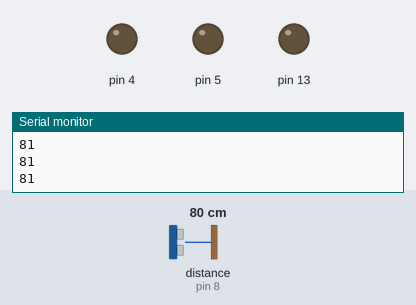
The sketch below on a simulated Arduino Uno, built with avr-gcc and run on an emulated ATmega328P. Parts: output pins drawn as LEDs (lit = HIGH), the last lines printed to the serial monitor. The test bench sets the inputs (shaded band); at power-on: distance to the obstacle (sensor on pin 8) 80 cm. The echo pulse lasts 58.3 µs per cm.

Above: at 1.2 s.
1.3 s: distance to the obstacle (sensor on pin 8) set to 17 cm
2.8 s: distance to the obstacle (sensor on pin 8) set to 14 cm
At 3.5 s:
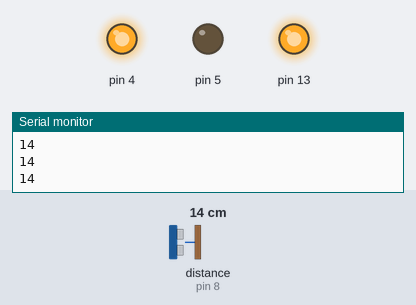
4.3 s: distance to the obstacle (sensor on pin 8) set to 18 cm
At 4.7 s:
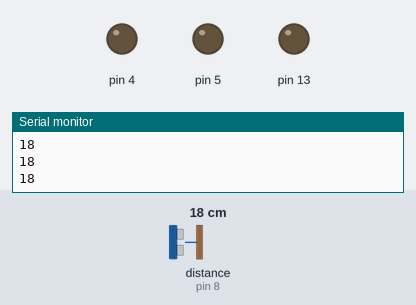
5.8 s: distance to the obstacle (sensor on pin 8) set to 2 cm
At 6.9 s:
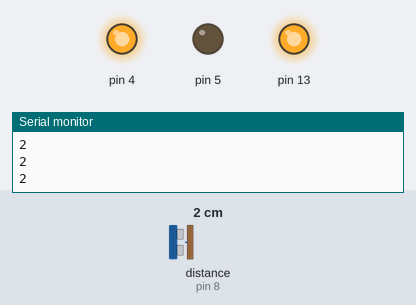
Timing chart, 0 to 8.3 s (numbered marks = the images above; inputs shaded):
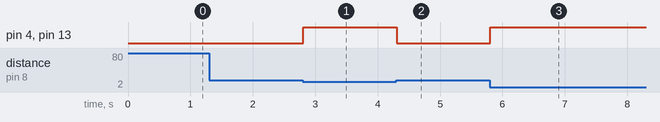

The sketch:

blind_man_s_stick_code.ino
```cpp
//buzzer d13
//led d4, d5

#include <NewPing.h>

#define TRIGGER_PIN  7
#define ECHO_PIN     8
#define MAX_DISTANCE 200

NewPing sonar(TRIGGER_PIN, ECHO_PIN, MAX_DISTANCE);
int dist = sonar.ping_cm();
void setup() {
  Serial.begin(9600);
  pinMode(13,OUTPUT);
  pinMode(4,OUTPUT);
  pinMode(5,OUTPUT);
}

void loop() {
  dist = sonar.ping_cm();
  Serial.println(dist);
  if (dist>0 && dist <=15)
  {
    digitalWrite(13,HIGH);
    digitalWrite(4,HIGH);
    digitalWrite(5,LOW);
  }
  else
  {
    digitalWrite(13,LOW);
    digitalWrite(4,LOW);
    digitalWrite(5,LOW);
  }
}
```

Measured:
- the behaviour switches between 16 and 15 cm on distance to the obstacle (sensor on pin 8) (found by bisection; images 0 and 1)
- after the input at 2.8 s, pin 4, pin 13: LOW → HIGH at once
- after the input at 4.3 s, pin 4, pin 13: HIGH → LOW at once
- after the input at 5.8 s, pin 4, pin 13: LOW → HIGH at once
